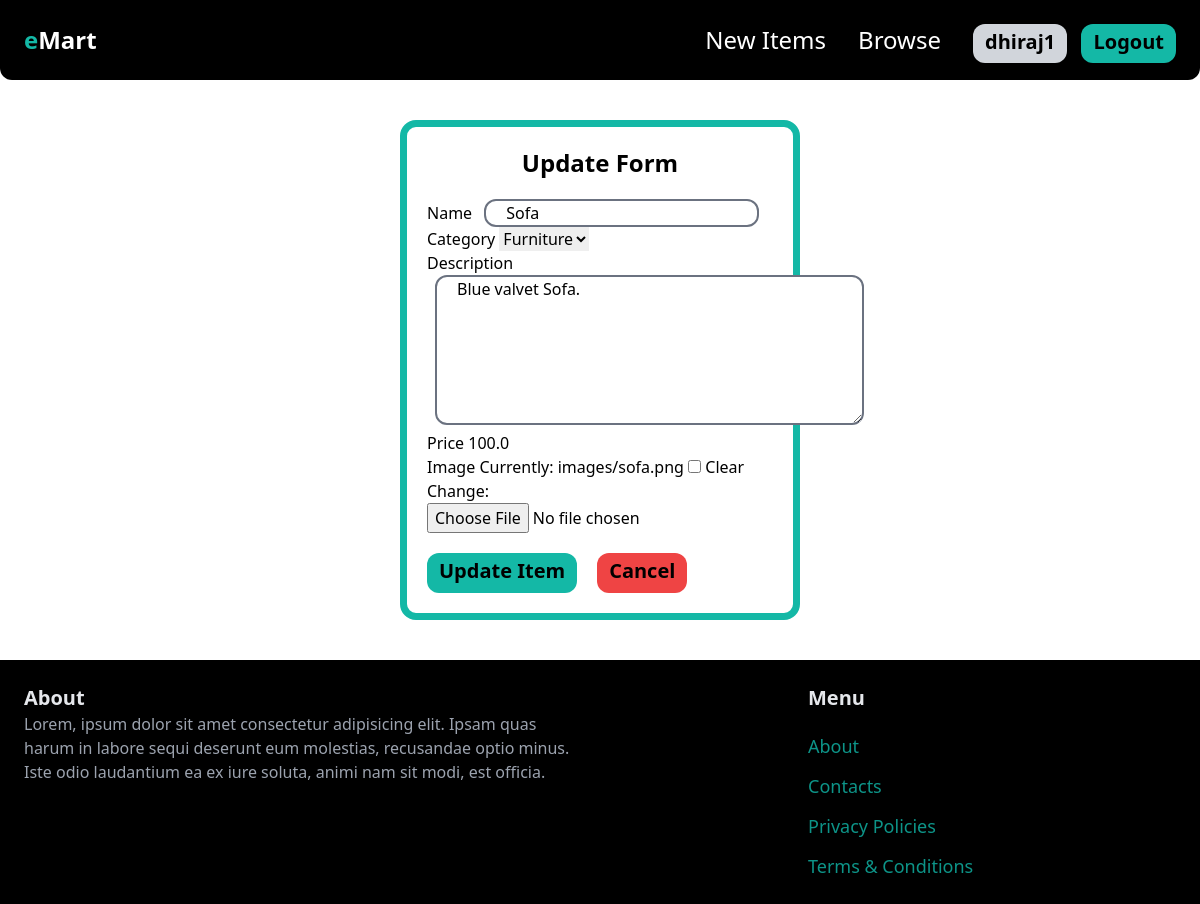
/item/update/25 (signed in), run on the app's committed database.
### item/models.py (models this page shows, shortened)
class Item(models.Model):
    name = models.CharField(max_length=255)
    category = models.ForeignKey(Category, related_name='items', on_delete=models.CASCADE)
    description = models.TextField(blank=True, null=True)
    price = models.FloatField()
    image = models.ImageField(upload_to='images/', null=True, blank=True)
    is_sold = models.BooleanField(default=False)
    created_by = models.ForeignKey(User, related_name='items', on_delete=models.CASCADE)
    created_at = models.DateTimeField(auto_now_add=True)
    class Meta:
        ordering = ('-id',)

### item/views.py (the view)
# urls.py: path('update/<int:pk>', views.update_item, name='update_item'),
@login_required
def update_item(request, pk):
    item = get_object_or_404(Item, pk = pk)
    if request.method == "POST":
        form = NewItemForm(request.POST, instance=item)
        if form.is_valid():
            form.save()
            return redirect('item:detail', pk = item.pk)
    else:
        form = NewItemForm(instance = item)
    return render(request, 'item/update_item.html', {'form': form, 'item': item})

### item/forms.py
class NewItemForm(forms.ModelForm):
    class Meta:
        model = Item
        fields = ['name', 'category', 'description', 'price', 'image']
        widgets = {
            'name': forms.TextInput(attrs={'class':'ml-2 border border-2 border-gray-500 rounded-xl px-5'}),
            'description': forms.Textarea(attrs={'class':'ml-2 border border-2 border-gray-500 rounded-xl px-5 h-[150px]'}),
           }

### item/models.py (called while the page is built)
    def __str__(self):
        return self.name

### item/templates/item/update_item.html (shortened to what this page needs)
{% extends 'core/base.html' %}
{% block content %}
<div class="w-1/3 mx-auto border border-[7px] border-teal-500 rounded-2xl my-10">
    <h1 class="pt-5 text-center text-2xl font-bold">Update Form</h1>
    <form method="post" enctype="multipart/form-data" class="p-5">
        {% for field in form %}
        {{field.label}}
        {{field}}<br>
        {% endfor %}
        <div class="flex gap-5">
            <input type="submit" value="Update Item" class="px-3 pt-1 pb-2 bg-teal-500 text-black rounded-xl text-xl font-semibold mt-5">
            <a href="{% url 'item:detail' item.pk %}" class="px-3 pt-1 pb-2 bg-red-500 text-black rounded-xl text-xl font-semibold mt-5">Cancel</a>
        </div>
    </form>
</div>
{% endblock %}

### core/templates/core/base.html (shortened to what this page needs)
<!DOCTYPE html>
<html lang="en">
<head>
    <script src="https://cdn.tailwindcss.com"></script>
</head>
<body>
    <nav class="flex justify-between items-center bg-black text-white text-2xl p-6 rounded-b-xl">
        <div>
            <a href="{% url 'core:index' %}" class="font-bold"><span class="text-teal-500">e</span>Mart</a>
        </div>
        <div class="flex space-x-8">
            <a href="{% url 'item:new_item' %}">New Items</a>
            <a href="{% url 'item:items' %}">Browse</a>
            <div class="space-x-2">
                {% if not request.user.is_authenticated %}
                <a href="{% url 'core:signup' %}"
                    class="px-3 pt-1 pb-2 bg-gray-300 text-black rounded-xl text-xl font-semibold">Sign Up</a>
                <a href="{% url 'core:login' %}"
                    class="px-3 pt-1 pb-2 bg-teal-500 text-black rounded-xl text-xl font-semibold">Log In</a>
                {% else %}
                <a href="{% url 'core:dashboard' %}"
                    class="px-3 pt-1 pb-2 bg-gray-300 text-black rounded-xl text-xl font-semibold">{{user}}</a>
                <a href="{% url 'core:logout' %}"
                    class="px-3 pt-1 pb-2 bg-teal-500 text-black rounded-xl text-xl font-semibold">Logout</a>
                {% endif %}
            </div>
        </div>
    </nav>
    {% block content %}
    {% endblock %}
    <footer class="bg-black grid grid-cols-3 p-6 gap-6">
        <div class="col-span-2">
            <h3 class="text-xl text-gray-200 font-semibold">About</h3>
            <p class="text-gray-400 text-balance">Lorem, ipsum dolor sit amet consectetur adipisicing elit. Ipsam quas
                harum in labore sequi deserunt eum molestias, recusandae optio minus. Iste odio laudantium ea ex iure
                soluta, animi nam sit modi, est officia.</p>
        </div>
        <div class="col-span-1">
            <h3 class="text-xl text-gray-200 font-semibold mb-5">Menu</h3>
            <ul class="space-y-3">
                <li><a href=""
                        class="text-teal-600 text-lg font-medium transition ease-out hover:text-teal-400 hover:underline">About</a>
                </li>
                <li><a href="{% url 'core:contacts' %}"
                        class="text-teal-600 text-lg font-medium transition ease-out hover:text-teal-400 hover:underline">Contacts</a>
                </li>
                <li><a href=""
                        class="text-teal-600 text-lg font-medium transition ease-out hover:text-teal-400 hover:underline">Privacy
                        Policies</a></li>
                <li><a href=""
                        class="text-teal-600 text-lg font-medium transition ease-out hover:text-teal-400 hover:underline">Terms
                        & Conditions</a></li>
            </ul>
        </div>
    </footer>
</body>
</html>

### data on the page
Item: form "Sofa" "Furniture" "Blue valvet Sofa." "100.0"

### other printed values
{{ user }} "dhiraj1"
{{ field.label }} "Name" "Category" "Description" "Price" "Image"
